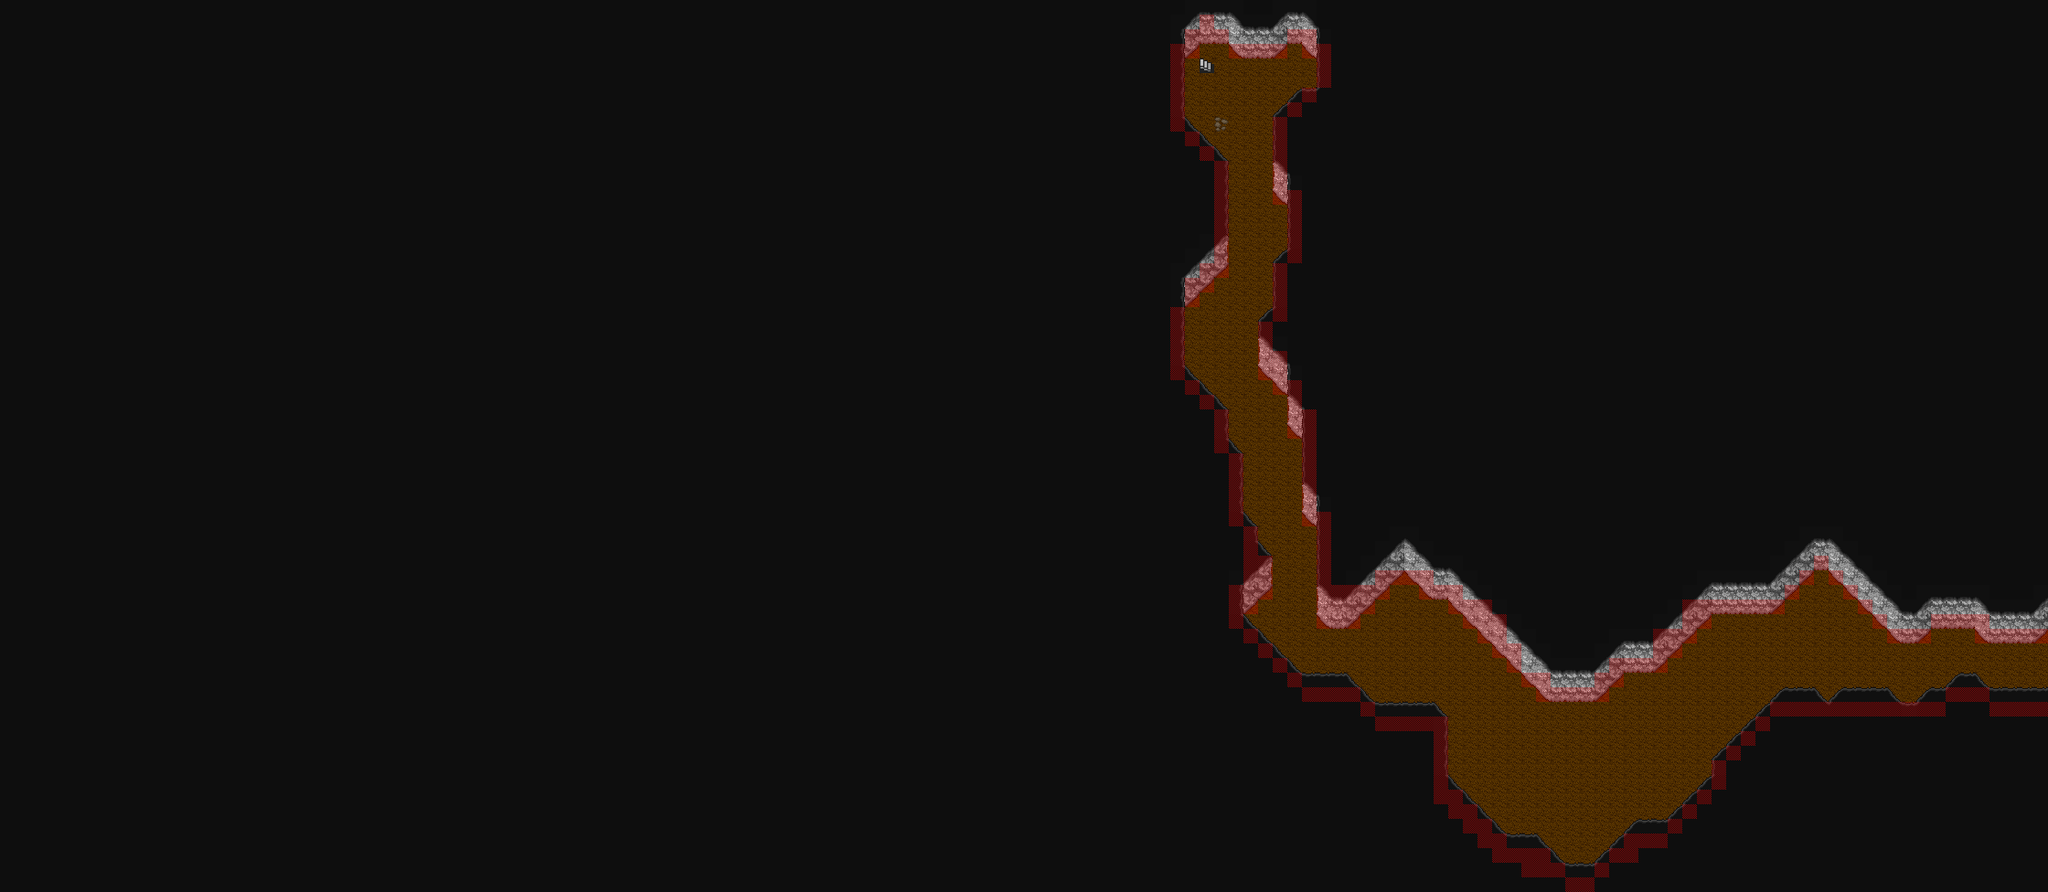

Tiled map render using the project's own tile images. Description and the map definition, with tile-layer contents summarised, below:
An orthogonal 140x61 tile map with 16x16 px tiles, 5 tile layers (map, bmap, fmap, shadows, ...), 4 tilesets and 5 objects (3x zone, 2x marker).

<map version="1.10" tiledversion="1.10.2" orientation="orthogonal" renderorder="right-down" width="140" height="61" tilewidth="16" tileheight="16" infinite="0" backgroundcolor="#0e0e0e" nextlayerid="10" nextobjectid="20">
 <properties>
  <property name="can_save" value="0" />
  <property name="can_warp" value="0" />
  <property name="map_mode" value="0" />
  <property name="map_no" value="0" />
  <property name="pdiv" value="1" />
  <property name="pmult" value="1" />
  <property name="song_file" value="Rena7.it" />
  <property name="stx" value="66" />
  <property name="sty" value="62" />
  <property name="tileset" value="3" />
  <property name="use_sstone" value="0" />
  <property name="warpx" value="6" />
  <property name="warpy" value="88" />
  <property name="zero_zone" value="1" />
 </properties>
 <tileset firstgid="1" source="cave.tsx" />
 <tileset firstgid="501" source="entities.tsx" />
 <tileset firstgid="1473" source="misc.tsx" />
 <tileset firstgid="1773" source="obstacles.tsx" />
 <layer id="1" name="map" width="140" height="61">
  <data>[8540 cells, 947 non-empty, 24 distinct tile ids]</data>
 </layer>
 <layer id="2" name="bmap" width="140" height="61">
  <data>[8540 cells, 0 non-empty, 0 distinct tile ids]</data>
 </layer>
 <objectgroup color="#ff00ff" id="3" name="entities" />
 <layer id="4" name="fmap" width="140" height="61">
  <data>[8540 cells, 71 non-empty, 4 distinct tile ids]</data>
 </layer>
 <layer id="5" name="shadows" width="140" height="61" opacity="0.5">
  <data>[8540 cells, 0 non-empty, 0 distinct tile ids]</data>
 </layer>
 <layer id="6" name="obstacles" width="140" height="61" opacity="0.5">
  <data>[8540 cells, 248 non-empty, 2 distinct tile ids]</data>
 </layer>
 <objectgroup color="#008000" id="7" name="zones">
  <object id="2" name="1" type="zone" x="2224" y="704" width="16" height="64" />
  <object id="13" name="2" type="zone" x="1312" y="64" width="16" height="16" />
  <object id="19" name="3" type="zone" x="1344" y="176" width="48" height="16" />
 </objectgroup>
 <objectgroup color="#ffff00" id="8" name="markers">
  <object id="3" name="entrance_e" type="marker" x="2224" y="720" width="16" height="16" />
  <object id="18" name="entrance_n" type="marker" x="1312" y="64" width="16" height="16" />
 </objectgroup>
 <objectgroup color="#0000ff" id="9" name="bounds" visible="0" />
</map>
